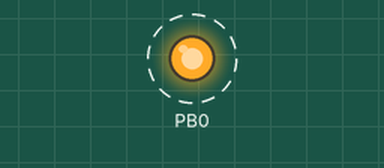
This program was run on a simulated ATmega328P, built with avr-gcc and emulated at 16 MHz. Parts: output pins drawn as LEDs (lit = HIGH). Dashed ring = blinking.

Above: at 0.5 s.
Timing chart, 0 to 4.6 s (numbered marks = the images above):
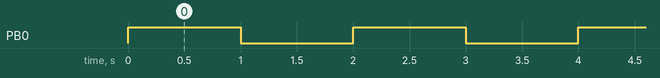

Measured:
- by itself, PB0: alternates HIGH for 1.0 s and LOW for 1.0 s

The program:

main.c
```c
#include <avr/io.h>
#define F_CPU 16000000UL
#include <util/delay.h>

int main(void)
{
	DDRB=DDRB|0b00000001;
	while (1)
	{
		PORTB=PORTB | 0b00000001;
		_delay_ms(1000);
		PORTB=PORTB & 0b00000000;
		_delay_ms(1000);
	}
	return 0;
}
```
